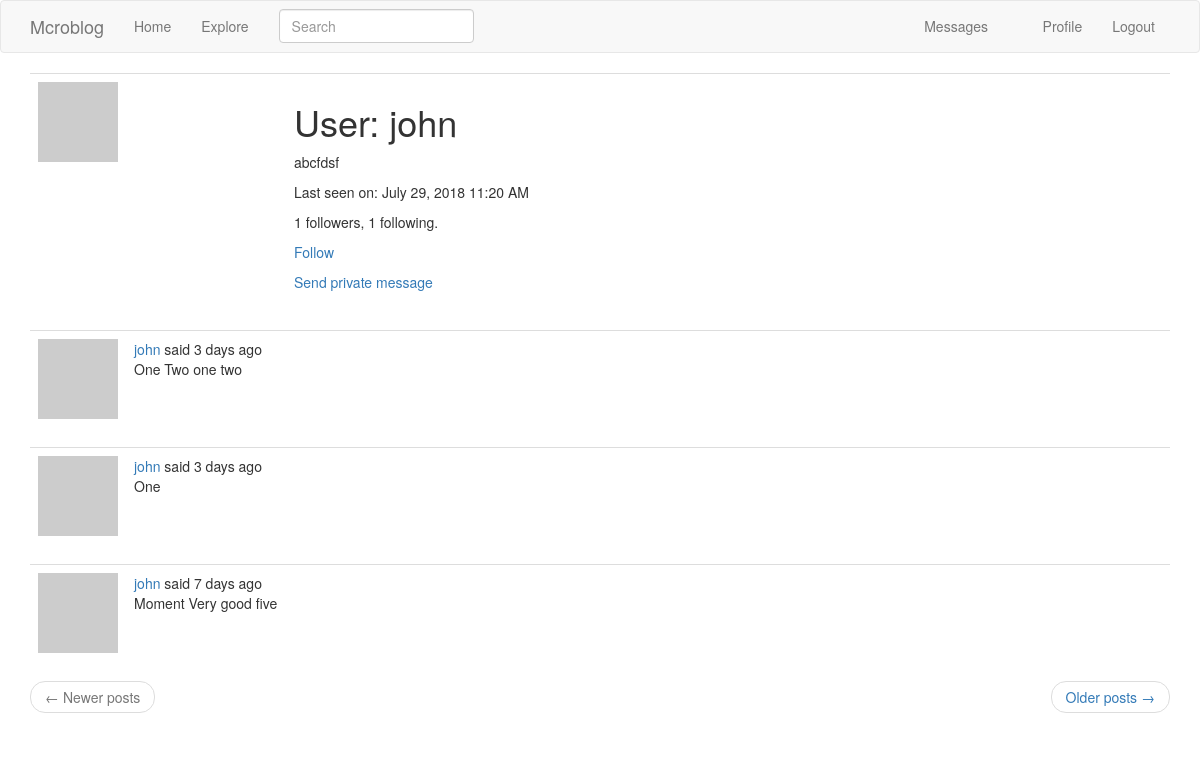
/user/john (signed in), run on the app's committed database.
### app/models.py (models this page shows, shortened)
class User(UserMixin, db.Model):
    id = db.Column(db.Integer, primary_key=True)
    username = db.Column(db.String(64), index=True, unique=True)
    email = db.Column(db.String(120), index=True, unique=True)
    password_hash = db.Column(db.String(128))
    posts = db.relationship('Post', backref='author', lazy='dynamic')
    about_me = db.Column(db.String(140))
    last_seen = db.Column(db.DateTime, default=datetime.utcnow)
    followed = db.relationship(
        'User', secondary=followers,
        primaryjoin=(followers.c.follower_id == id),
        secondaryjoin=(followers.c.followed_id == id),
        backref=db.backref('followers', lazy='dynamic'),
        lazy='dynamic'
    )
    messages_sent = db.relationship(
        'Message',
        foreign_keys='Message.send_id',
        backref='author',
        lazy='dynamic'
    )
    messages_received = db.relationship(
        'Message',
        foreign_keys='Message.recipient_id',
        backref='recipient',
        lazy='dynamic'
    )
    last_message_read_time = db.Column(db.DateTime)
    notifications = db.relationship(
        'Notification',
        backref='user',
        lazy='dynamic'
    )
    def new_messages(self):
        last_read_time = self.last_message_read_time or datetime(1900, 1, 1)
        return Message.query.filter_by(recipient=self).filter(
            Message.timestamp > last_read_time
        ).count()
    def is_following(self, user):
        return self.followed.filter(
            followers.c.followed_id == user.id).count() > 0
    def avatar(self, size):
        digest = md5(self.email.lower().encode('utf-8')).hexdigest()
        return 'https://www.gravatar.com/avatar/{}?d=identicon&s={}'.format(digest, size)

class SearchableMixin(object):
    @classmethod
    def before_commit(cls, session):
        session._changes = {
            'add': list(session.new),
            'update': list(session.dirty),
            'delete': list(session.deleted)
        }
    @classmethod
    def after_commit(cls, session):
        for obj in session._changes['add']:
            if isinstance(obj, SearchableMixin):
                add_to_index(obj.__tablename__, obj)
        for obj in session._changes['update']:
            if isinstance(obj, SearchableMixin):
                add_to_index(obj.__tablename__, obj)
        for obj in session._changes['delete']:
            if isinstance(obj, SearchableMixin):
                remove_from_index(obj.__tablename__, obj)
        session._changes = None

class Post(SearchableMixin, db.Model):
    __searchable__ = ['body']
    id = db.Column(db.Integer, primary_key=True)
    body = db.Column(db.String(140))
    timestamp = db.Column(db.DateTime, index=True, default=datetime.utcnow)
    user_id = db.Column(db.Integer, db.ForeignKey('user.id'))
    language = db.Column(db.String(5))

### app/main/routes.py (the view)
@bp.route('/user/<username>')
@login_required
def user(username):
    user = User.query.filter_by(username=username).first_or_404()
    page = request.args.get('page', 1, type=int)
    posts = user.posts.order_by(Post.timestamp.desc()).paginate(
        page, current_app.config['POSTS_PER_PAGE'], False)
    next_url = url_for('main.user', username=user.username,
                       page=posts.next_num) if posts.has_next else None
    prev_url = url_for('main.user', username=user.username,
                       page=posts.prev_num) if posts.has_prev else None
    return render_template('user.html', user=user, posts=posts.items,
                           next_url=next_url, prev_url=prev_url)

### app/main/forms.py
class SearchForm(FlaskForm):
    q = StringField(_l('Search'), validators=[DataRequired()])
    def __init__(self, *args, **kwargs):
        if 'formdata' not in kwargs:
            kwargs['formdata'] = request.args
        if 'csrf_enabled' not in kwargs:
            kwargs['csrf_enabled'] = False
        super(SearchForm, self).__init__(*args, **kwargs)

### app/main/routes.py (called while the page is built)
@bp.before_app_request
def before_request():
    if current_user.is_authenticated:
        current_user.last_seen = datetime.utcnow()
        db.session.commit()
        g.search_form = SearchForm()
    g.locale = str(get_locale())

### app/models.py (called while the page is built)
@login.user_loader
def load_user(id):
    return User.query.get(int(id))

### app/templates/user.html
{% extends "base.html" %}
{% block app_content %}
    <table class="table table-hover">
        <tr>
            <td width="256px"><img src="{{ user.avatar(256) }}"></td>
            <td>
                <h1>User: {{ user.username }}</h1>
                {% if user.about_me %}<p>{{ user.about_me }}</p>{% endif %}
                {% if user.last_seen %}<p>Last seen on: {{ moment(user.last_seen).format('LLL') }}</p>{% endif %}
                <p>{{ user.followers.count() }} followers, {{ user.followed.count() }} following.</p>
                {% if user == current_user %}
                    <p><a href="{{ url_for('main.edit_profile') }}">Edit your profile</a></p>
                {% elif not current_user.is_following(user) %}
                    <p><a href="{{ url_for('main.follow', username=user.username) }}">Follow</a></p>
                {% else %}
                    <p><a href="{{ url_for('main.unfollow', username=user.username) }}">Unfollow</a></p>
                {% endif %}
                {% if user != current_user %}
                    <p>
                        <a href="{{ url_for('main.send_message', recipient=user.username) }}">
                            {{ _('Send private message') }}
                        </a>
                    </p>
                {% endif %}
            </td>
        </tr>
    </table>
    {% for post in posts %}
        {% include '_post.html' %}
    {% endfor %}
    <nav aria-label="...">
        <ul class="pager">
            <li class="previous{% if not prev_url %} disabled{% endif %}">
                <a href="{{ prev_url or '#' }}">
                    <span aria-hidden="true">&larr;</span> Newer posts
                </a>
            </li>
            <li class="next{% if not next_url %} disabled{% endif %}">
                <a href="{{ next_url or '#' }}">
                    Older posts <span aria-hidden="true">&rarr;</span>
                </a>
            </li>
        </ul>
    </nav>
{% endblock %}

### app/templates/_post.html (shortened to what this page needs)
<table class="table table-hover">
    <tr>
        <td width="70px">
            <a href="{{ url_for('main.user', username=post.author.username) }}">
                <img src="{{ post.author.avatar(70) }}"/>
            </a>
        </td>
        <td>
            {{ _('%(username)s said %(when)s', username=user_link, when=moment(post.timestamp).fromNow()) }}
            <br>
            <span id="post{{ post.id }}">{{ post.body }}</span>
        </td>
    </tr>
</table>

### data on the page
User: username "john", about_me "abcfdsf", last_seen "July 29, 2018 11:20 AM"
Post: body "One Two one two"
Post: body "One"
Post: body "Moment Very good five"

### other printed values
{{ user.followers.count() }} "1"
{{ user.followed.count() }} "1"
